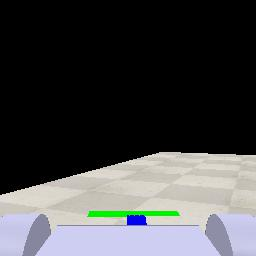
#> input picture SimulationTransformed/quit.jpeg, 256 x 256 px, found by its file name
$ python functions.py
#> lines starting #> are read from the running program, lines starting #| are printed output that depends on the picture
import numpy as np
from PIL import Image

test = Image.open("quit.jpeg")
#> test is the input picture: PIL image 256x256 RGB; mean R, G, B 69, 69.8, 71.1
test = np.asarray(test)
test = test.copy()

tt = Image.fromarray(test[-64:,:,:])
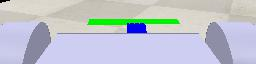
#> tt: PIL image 256x64 RGB; mean R, G, B 191.5, 196.7, 206


def blueCheckLine(test):

    left  = test[:,0,:]
    right = test[:,-1,:]

    # check if there is any blue
    left_check  = ((left[:,0] <= 50) & (left[:,1] <= 50) & (150 <=left[:,2])).sum()
    right_check = ((right[:,0] <= 50) & (right[:,1] <= 50) & (150 <=right[:,2])).sum()

    if (left_check + right_check) != 0:
        return False
    return True

test[:,55,:] = np.array([255,0,0])
test[:,198,:] = np.array([255,0,0])
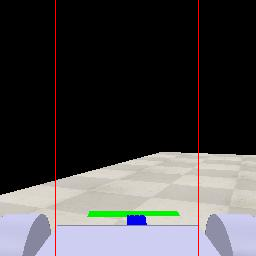
#> test: shape (256, 256, 3); mean R, G, B 70.4, 69.3, 70.6
Image.fromarray(test[-40:230]).save("Alex.jpeg")
